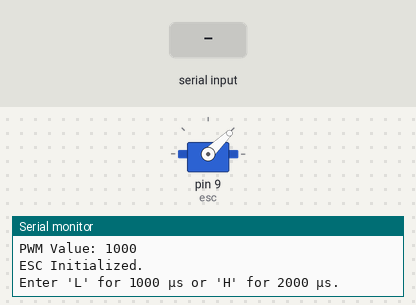
Bench run of a sketch on a simulated Arduino Uno, built with avr-gcc and run on an emulated ATmega328P. On the bench: servo, the last lines printed to the serial monitor. Inputs (shaded band) come from the test bench.

Above: at 1.2 s.
1.3 s: "H" received over Serial
At 2.5 s:
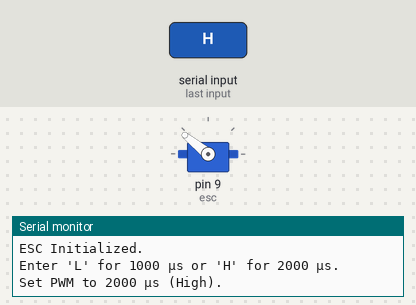
2.8 s: "L" received over Serial
At 3.8 s:
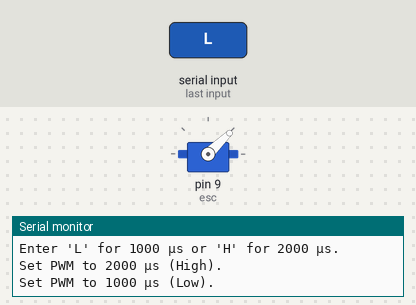
4.3 s: "h" received over Serial
At 5.0 s:
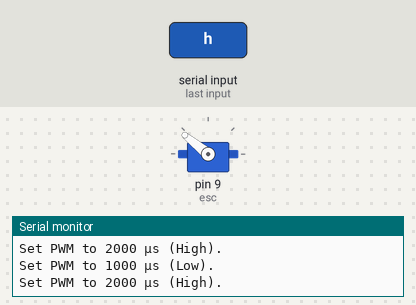
5.8 s: "l" received over Serial
At 6.1 s:
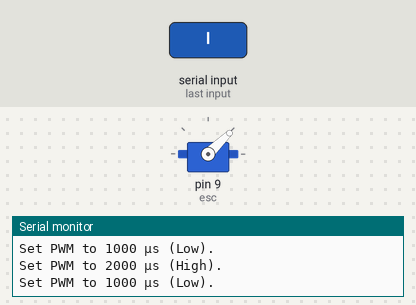
Timing chart, 0 to 8.3 s (numbered marks = the images above; inputs shaded):
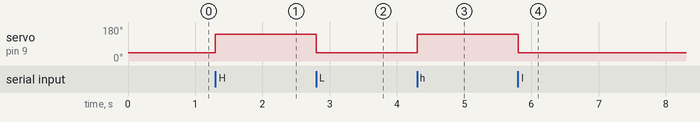

The sketch:

calibration1000-2000.ino
```cpp
#include <Servo.h>

Servo esc; // Create a Servo object to control the ESC
int pwmValue = 1000; // Initial PWM value

void setup() {
  Serial.begin(9600); // Initialize Serial communication
  esc.attach(9);      // Attach ESC to pin 9

  // Initialize ESC
  Serial.println("Initializing ESC...");
  pwmValue = 1000; // Start with minimum throttle
  esc.writeMicroseconds(pwmValue);
  Serial.print("PWM Value: ");
  Serial.println(pwmValue);


  Serial.println("ESC Initialized.");
  Serial.println("Enter 'L' for 1000 µs or 'H' for 2000 µs.");
}

void loop() {
  // Check if data is available in Serial Monitor
  if (Serial.available() > 0) {
    char input = Serial.read(); // Read the incoming byte

    if (input == 'L' || input == 'l') {
      pwmValue = 1000; // Set PWM to 1000 µs
      esc.writeMicroseconds(pwmValue);
      Serial.println("Set PWM to 1000 µs (Low).");
    } else if (input == 'H' || input == 'h') {
      pwmValue = 2000; // Set PWM to 2000 µs
      esc.writeMicroseconds(pwmValue);
      Serial.println("Set PWM to 2000 µs (High).");
    } else {
      Serial.println("Invalid input. Use 'L' for 1000 µs or 'H' for 2000 µs.");
    }
  }
}
```

Measured:
- after the input at 1.3 s, servo on pin 9 (esc): 44° → 141° at once
- after the input at 2.8 s, servo on pin 9 (esc): 141° → 44° at once
- after the input at 4.3 s, servo on pin 9 (esc): 44° → 141° at once
- after the input at 5.8 s, servo on pin 9 (esc): 141° → 44° at once
